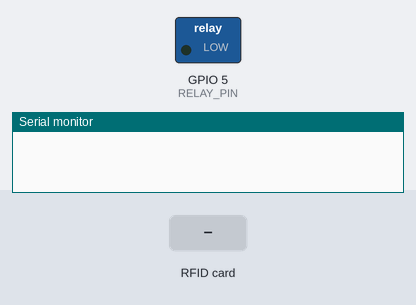
Simulated run of this sketch. Board: ESP8266 (NodeMCU). Parts: switched loads named in the sketch (green lamp = pin HIGH), the last lines printed to the serial monitor. Inputs (shaded band) come from the test bench.

Above: at 1.2 s.
1.3 s: RFID card 5A E7 62 1A held to the reader
At 2.2 s:
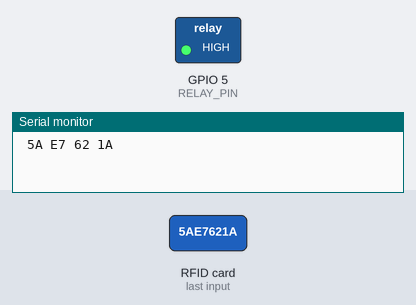
Timing chart, 0 to 4.3 s (numbered marks = the images above; inputs shaded):
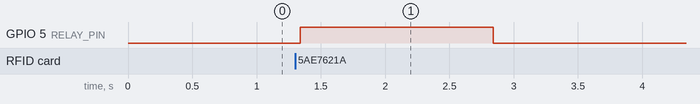

The sketch:

RFID.ino
```cpp
#include <ESP8266WiFi.h>
#include "MFRC522.h"


#define RST_PIN 0 // RST-PIN for RC522 - RFID - SPI - Module GPIO-0
#define SS_PIN  15  // SDA-PIN for RC522 - RFID - SPI - Module GPIO-15
#define RELAY_PIN 5 // RELAY-PIN in GPI0-16

MFRC522 mfrc522(SS_PIN, RST_PIN);


void setup() {

  pinMode(RELAY_PIN, OUTPUT);

  Serial.begin(115200);
  delay(10);
  SPI.begin();
  mfrc522.PCD_Init();

}

void loop() {
  String rfid = "";

  if ( ! mfrc522.PICC_IsNewCardPresent()) {
    delay(50);
    return;
  }

  if ( ! mfrc522.PICC_ReadCardSerial()) {
    delay(50);
    return;
  }
for (int i = 0; i < mfrc522.uid.size; i++)
{
Serial.print(mfrc522.uid.uidByte[i] < 0x10 ? " 0" : " ");
Serial.print(mfrc522.uid.uidByte[i], HEX);
rfid.concat(String(mfrc522.uid.uidByte[i] < 0x10 ? " 0" : " "));
rfid.concat(String(mfrc522.uid.uidByte[i], HEX));
}
rfid.toUpperCase();

if(rfid.substring(1) == "5A E7 62 1A" || rfid.substring(1) == "27 2E 12 B3" )
 {
 digitalWrite(RELAY_PIN, HIGH); //Relay ON
 delay(1500);
 digitalWrite(RELAY_PIN, LOW); //Relay OFF
 }
 delay(5000);
}
       
```

Measured:
- after the input at 1.3 s, GPIO 5 (RELAY_PIN): LOW → HIGH at once, → LOW 1.5 s later
